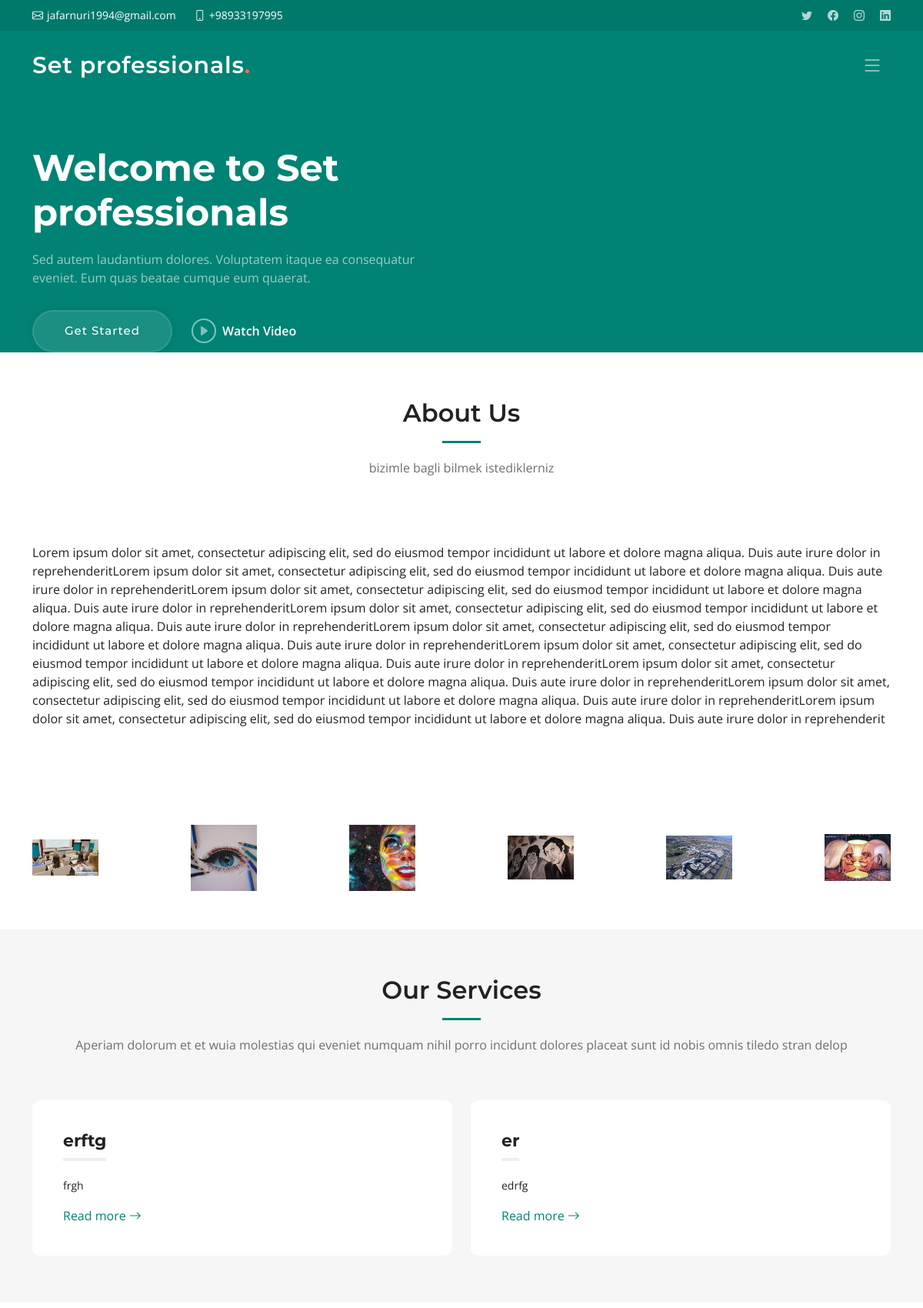
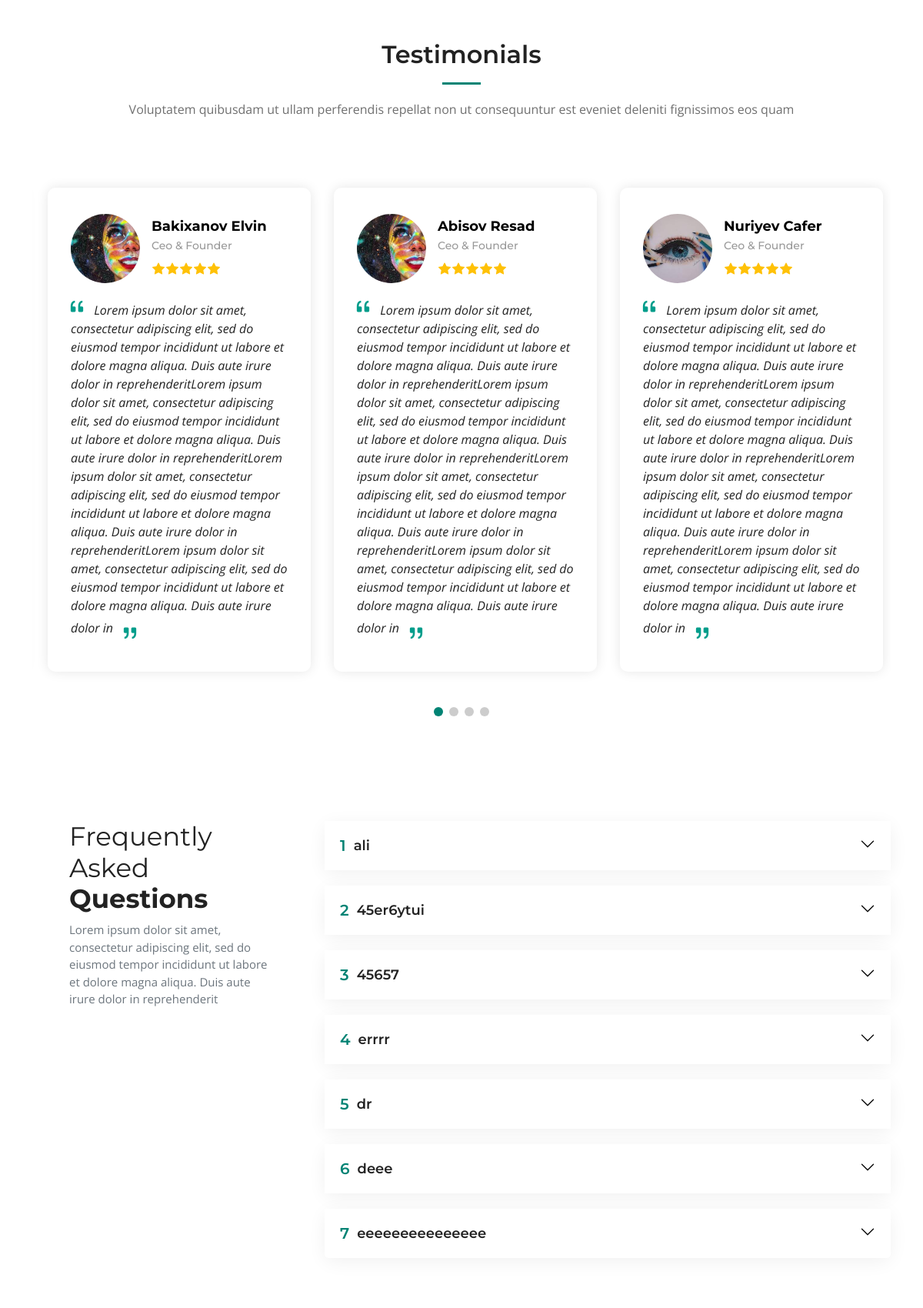
The page / (upper part) on the database its author committed (2 pictures, top to bottom).
### tables this page shows
CREATE TABLE `ayar` (
  `ayar_id` int(11) NOT NULL,
  `ayar_title` varchar(50) NOT NULL,
  `ayar_connect_title` varchar(500) NOT NULL,
  `ayar_tel` varchar(50) NOT NULL,
  `ayar_maps` varchar(250) NOT NULL,
  `ayar_mail` varchar(100) NOT NULL,
  `ayar_time` varchar(100) NOT NULL,
  `ayar_facebook` varchar(100) NOT NULL,
  `ayar_instagram` varchar(100) NOT NULL,
  `ayar_twitter` varchar(100) NOT NULL,
  `ayar_linkedin` varchar(100) NOT NULL
);

CREATE TABLE `haqqimizda` (
  `haqqimizda_id` int(11) NOT NULL,
  `haqqimizda_muvzu` text NOT NULL,
  `haqqimizda_logo` varchar(50) NOT NULL,
  `haqqimizda_basliq` varchar(500) NOT NULL
);

CREATE TABLE `partnyorlar` (
  `part_id` int(11) NOT NULL,
  `part_file` varchar(500) NOT NULL,
  `part_title` varchar(50) NOT NULL,
  `part_link` varchar(250) NOT NULL,
  `part_sira` int(11) NOT NULL
);

CREATE TABLE `servic` (
  `servic_id` int(11) NOT NULL,
  `servic_basliq` varchar(250) NOT NULL,
  `servic_movzu` text NOT NULL,
  `servic_title` varchar(500) NOT NULL
);

CREATE TABLE `testimonials` (
  `testimonials_id` int(11) NOT NULL,
  `testimonials_ad` varchar(250) NOT NULL,
  `testimonials_file` varchar(250) NOT NULL,
  `testimonials_rey` text NOT NULL
);

CREATE TABLE `sual` (
  `sual_id` int(11) NOT NULL,
  `sual_sual` varchar(500) NOT NULL,
  `sual_cavab` varchar(500) NOT NULL
);

### suallar.php (the view, shortened to what this page needs)
<?php
include 'admin/netting/baglan.php';
$sualsor=$db->prepare("SELECT * FROM sual");
$sualsor->execute();
 ?>
    <section id="faq" class="faq">
      <div class="container" data-aos="fade-up">
        <div class="row gy-4">
          <div class="col-lg-4">
            <div class="content px-xl-5">
              <h3>Frequently Asked <strong>Questions</strong></h3>
              <p>
                Lorem ipsum dolor sit amet, consectetur adipiscing elit, sed do eiusmod tempor incididunt ut labore et dolore magna aliqua. Duis aute irure dolor in reprehenderit
              </p>
            </div>
          </div>
          <div class="col-lg-8">
            <div class="accordion accordion-flush" id="faqlist" data-aos="fade-up" data-aos-delay="100">
                                   <?php
                              $say=0;
                                  while($sualcek=$sualsor->fetch(PDO::FETCH_ASSOC)) {$say++?>
              <div class="accordion-item">
                <h3 class="accordion-header">
                  <button class="accordion-button collapsed" type="button" data-bs-toggle="collapse" data-bs-target="#faq-content-1">
                    <span class="num"><?php echo $say ?></span>
                    <?php echo $sualcek['sual_sual'] ?>
                  </button>
                </h3>
              </div>
               <?php } ?>
            </div>
          </div>
        </div>
      </div>
    </section>

### header.php (shortened to what this page needs)
<?php
include 'admin/netting/baglan.php';
$ayarsor=$db->prepare("SELECT * FROM ayar where ayar_id=:id");
$ayarsor->execute(array(
  'id' => 1
  ));
$ayarcek=$ayarsor->fetch(PDO::FETCH_ASSOC);
 ?>
  <section id="topbar" class="topbar d-flex align-items-center">
    <div class="container d-flex justify-content-center justify-content-md-between">
      <div class="contact-info d-flex align-items-center">
        <i class="bi bi-envelope d-flex align-items-center">
          <a href="mailto:akber.orujov@gmail.com"><?php echo $ayarcek['ayar_mail'] ?></a>
        </i>
        <i class="bi bi-phone d-flex align-items-center ms-4"><span><?php echo $ayarcek['ayar_tel'] ?></span></i>
      </div>
      <div class="social-links d-none d-md-flex align-items-center">
        <a href="<?php echo $ayarcek['ayar_twitter'] ?>" class="twitter"><i class="bi bi-twitter"></i></a>
        <a href="<?php echo $ayarcek['ayar_facebook'] ?>" class="facebook"><i class="bi bi-facebook"></i></a>
        <a href="<?php echo $ayarcek['ayar_instagram'] ?>" class="instagram"><i class="bi bi-instagram"></i></a>
        <a href="<?php echo $ayarcek['ayar_linkedin'] ?>"  class="linkedin"><i class="bi bi-linkedin"></i></i></a>
      </div>
    </div>
  </section>
  <header id="header" class="header d-flex align-items-center">
    <div class="container-fluid container-xl d-flex align-items-center justify-content-between">
      <a href="index.html" class="logo d-flex align-items-center">
        <h1>Set professionals<span>.</span></h1>
      </a>
      <i class="mobile-nav-toggle mobile-nav-show bi bi-list"></i>
    </div>
  </header>

### about.php (shortened to what this page needs)
 <?php
include 'admin/netting/baglan.php';
$haqqimizdasor=$db->prepare("SELECT * FROM haqqimizda where haqqimizda_id=:id");
$haqqimizdasor->execute(array(
  'id' =>2
  ));
$haqqimizdacek=$haqqimizdasor->fetch(PDO::FETCH_ASSOC);
  ?>
    <section id="about" class="about">
      <div class="container" data-aos="fade-up">
        <div class="section-header">
          <h2>About Us</h2>
          <p><?php echo $haqqimizdacek['haqqimizda_basliq'] ?></p>
        </div>
        <div class="row gy-4">
          <div class="col-lg-12">
            <p><?php echo $haqqimizdacek['haqqimizda_muvzu']  ?></p>
          </div>
      </div>
    </section>

### partnyorlar.php
 <?php
$partsor=$db->prepare("SELECT * FROM partnyorlar");
$partsor->execute();
 ?>
    <section id="clients" class="clients">
      <div class="container" data-aos="zoom-out">
        <div class="clients-slider swiper">
          <div class="swiper-wrapper align-items-center">
          <?php
            while($partcek=$partsor->fetch(PDO::FETCH_ASSOC)) {?>
            <div class="swiper-slide"><img src="<?php echo $partcek['part_file'] ?>" class="img-fluid" alt=""></div>
            <?php } ?>
        </div>
      </div>
    </section>

### service.php
<?php
$servicsor=$db->prepare("SELECT * FROM servic");
$servicsor->execute();
?>
    <section id="services" class="services sections-bg">
      <div class="container" data-aos="fade-up">
        <div class="section-header">
          <h2>Our Services</h2>
          <p>Aperiam dolorum et et wuia molestias qui eveniet numquam nihil porro incidunt dolores placeat sunt id nobis omnis tiledo stran delop</p>
        </div>
        <div class="row gy-4" data-aos="fade-up" data-aos-delay="100">
        <?php
           $say=0;
        while($serviccek=$servicsor->fetch(PDO::FETCH_ASSOC)) {$say++?>
          <div class="col-lg-6 col-md-6">
            <div class="service-item position-relative">
              <h3><?php echo $serviccek['servic_basliq'] ?></h3>
              <p><?php echo $serviccek['servic_movzu'] ?></p>
              <a href="#" class="readmore stretched-link">Read more <i class="bi bi-arrow-right"></i></a>
            </div>
          </div>
              <?php } ?>
        </div>
      </div>
    </section>

### test.php
<?php
$testsor=$db->prepare("SELECT * FROM testimonials");
$testsor->execute();
 ?>
    <section id="testimonials" class="testimonials">
      <div class="container" data-aos="fade-up">
        <div class="section-header">
          <h2>Testimonials</h2>
          <p>Voluptatem quibusdam ut ullam perferendis repellat non ut consequuntur est eveniet deleniti fignissimos eos quam</p>
        </div>
        <div class="slides-3 swiper" data-aos="fade-up" data-aos-delay="100">
          <div class="swiper-wrapper">
          <?php
            while($testcek=$testsor->fetch(PDO::FETCH_ASSOC)) {?>
            <div class="swiper-slide">
              <div class="testimonial-wrap">
                <div class="testimonial-item">
                  <div class="d-flex align-items-center">
                    <img src="<?php echo $testcek['testimonials_file'] ?>" class="testimonial-img flex-shrink-0" alt="">
                    <div>
                      <h3><?php echo $testcek['testimonials_ad'] ?></h3>
                      <h4>Ceo &amp; Founder</h4>
                      <div class="stars">
                        <i class="bi bi-star-fill"></i><i class="bi bi-star-fill"></i><i class="bi bi-star-fill"></i><i class="bi bi-star-fill"></i><i class="bi bi-star-fill"></i>
                      </div>
                    </div>
                  </div>
                  <p>
                    <i class="bi bi-quote quote-icon-left"></i>
                    <?php echo $testcek['testimonials_rey'] ?>
                    <i class="bi bi-quote quote-icon-right"></i>
                  </p>
                </div>
              </div>
            </div>
            <?php } ?>
          </div>
          <div class="swiper-pagination"></div>
        </div>
      </div>
    </section>

### rows shown on the page
ayar: ayar_mail "jafarnuri1994@gmail.com", ayar_tel "+98933197995"
haqqimizda: haqqimizda_basliq "bizimle bagli bilmek istediklerniz", haqqimizda_muvzu "Lorem ipsum dolor sit amet, consectetur adipiscing elit, sed do eiusmod tempor incididunt ut labore et dolore magna aliqua. Duis aute irure dolor in reprehenderitLorem ipsum dolor sit amet, consectetur adipiscing elit, sed do eiusmod tempor incididunt ut labore et dolore magna aliqua. Duis aute irure dolor in reprehenderitLorem ipsum dolor sit amet, consectetur adipiscing elit, sed do eiusmod tempor incididunt ut labore et dolore magna aliqua. Duis aute irure dolor in reprehenderitLorem ipsum dolor sit amet, consectetur adipiscing elit, sed do eiusmod tempor incididunt ut labore et dolore magna aliqua. Duis aute irure dolor in reprehenderitLorem ipsum dolor sit amet, consectetur adipiscing…"
partnyorlar: part_file (picture)
partnyorlar: part_file (picture)
partnyorlar: part_file (picture)
partnyorlar: part_file (picture)
partnyorlar: part_file (picture)
partnyorlar: part_file (picture)
servic: servic_basliq "erftg", servic_movzu "frgh"
servic: servic_basliq "er", servic_movzu "edrfg"
testimonials: testimonials_file (picture), testimonials_ad "Bakixanov Elvin", testimonials_rey "Lorem ipsum dolor sit amet, consectetur adipiscing elit, sed do eiusmod tempor incididunt ut labore et dolore magna aliqua. Duis aute irure dolor in reprehenderitLorem ipsum dolor sit amet, consectetur adipiscing elit, sed do eiusmod tempor incididunt ut labore et dolore magna aliqua. Duis aute irure dolor in reprehenderitLorem ipsum dolor sit amet, consectetur adipiscing elit, sed do eiusmod tempor incididunt ut labore et dolore magna aliqua. Duis aute irure dolor in reprehenderitLorem ipsum dolor sit amet, consectetur adipiscing elit, sed do eiusmod tempor incididunt ut labore et dolore magna aliqua. Duis aute irure dolor in"
testimonials: testimonials_file (picture), testimonials_ad "Abisov Resad", testimonials_rey "Lorem ipsum dolor sit amet, consectetur adipiscing elit, sed do eiusmod tempor incididunt ut labore et dolore magna aliqua. Duis aute irure dolor in reprehenderitLorem ipsum dolor sit amet, consectetur adipiscing elit, sed do eiusmod tempor incididunt ut labore et dolore magna aliqua. Duis aute irure dolor in reprehenderitLorem ipsum dolor sit amet, consectetur adipiscing elit, sed do eiusmod tempor incididunt ut labore et dolore magna aliqua. Duis aute irure dolor in reprehenderitLorem ipsum dolor sit amet, consectetur adipiscing elit, sed do eiusmod tempor incididunt ut labore et dolore magna aliqua. Duis aute irure dolor in"
testimonials: testimonials_file (picture), testimonials_ad "Nuriyev Cafer", testimonials_rey "Lorem ipsum dolor sit amet, consectetur adipiscing elit, sed do eiusmod tempor incididunt ut labore et dolore magna aliqua. Duis aute irure dolor in reprehenderitLorem ipsum dolor sit amet, consectetur adipiscing elit, sed do eiusmod tempor incididunt ut labore et dolore magna aliqua. Duis aute irure dolor in reprehenderitLorem ipsum dolor sit amet, consectetur adipiscing elit, sed do eiusmod tempor incididunt ut labore et dolore magna aliqua. Duis aute irure dolor in reprehenderitLorem ipsum dolor sit amet, consectetur adipiscing elit, sed do eiusmod tempor incididunt ut labore et dolore magna aliqua. Duis aute irure dolor in"
sual: sual_sual "ali"
sual: sual_sual "45er6ytui"
sual: sual_sual "45657"
sual: sual_sual "errrr"
sual: sual_sual "dr"
sual: sual_sual "deee"
sual: sual_sual "eeeeeeeeeeeeeee"
